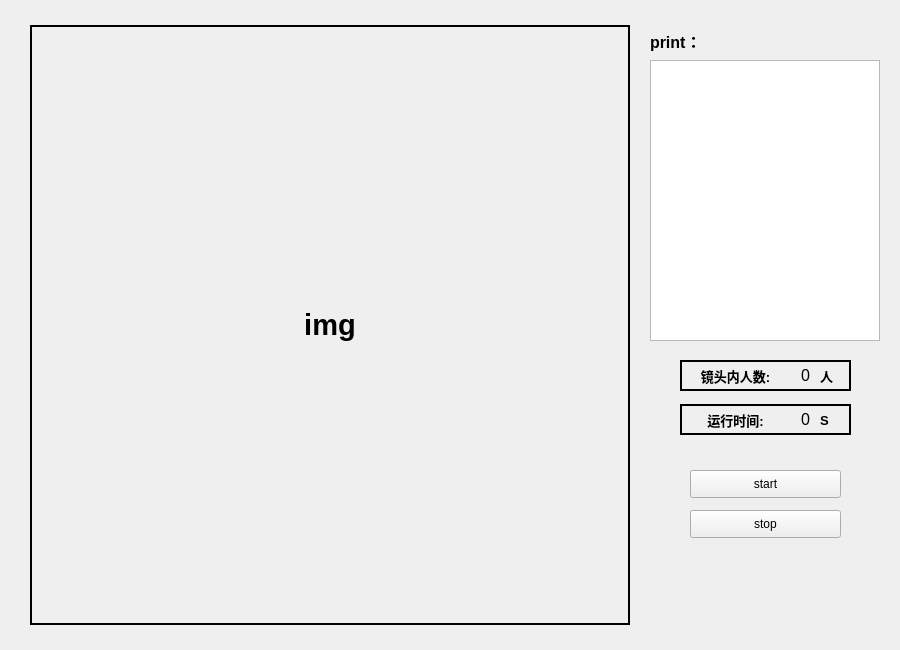
<?xml version="1.0" encoding="UTF-8"?>
<ui version="4.0">
 <class>Form</class>
 <widget class="QWidget" name="Form">
  <property name="geometry">
   <rect>
    <x>0</x>
    <y>0</y>
    <width>900</width>
    <height>650</height>
   </rect>
  </property>
  <property name="windowTitle">
   <string>Form</string>
  </property>
  <widget class="QLabel" name="img_label">
   <property name="geometry">
    <rect>
     <x>30</x>
     <y>25</y>
     <width>600</width>
     <height>600</height>
    </rect>
   </property>
   <property name="font">
    <font>
     <pointsize>22</pointsize>
     <weight>75</weight>
     <bold>true</bold>
    </font>
   </property>
   <property name="focusPolicy">
    <enum>Qt::TabFocus</enum>
   </property>
   <property name="contextMenuPolicy">
    <enum>Qt::DefaultContextMenu</enum>
   </property>
   <property name="layoutDirection">
    <enum>Qt::LeftToRight</enum>
   </property>
   <property name="frameShape">
    <enum>QFrame::WinPanel</enum>
   </property>
   <property name="text">
    <string>img</string>
   </property>
   <property name="alignment">
    <set>Qt::AlignCenter</set>
   </property>
  </widget>
  <widget class="QTextEdit" name="now_edit">
   <property name="geometry">
    <rect>
     <x>650</x>
     <y>60</y>
     <width>230</width>
     <height>281</height>
    </rect>
   </property>
  </widget>
  <widget class="QLabel" name="label_19">
   <property name="geometry">
    <rect>
     <x>650</x>
     <y>20</y>
     <width>121</width>
     <height>41</height>
    </rect>
   </property>
   <property name="font">
    <font>
     <pointsize>12</pointsize>
     <weight>75</weight>
     <bold>true</bold>
    </font>
   </property>
   <property name="text">
    <string>print：</string>
   </property>
  </widget>
  <widget class="QPushButton" name="start_Button">
   <property name="geometry">
    <rect>
     <x>690</x>
     <y>470</y>
     <width>151</width>
     <height>28</height>
    </rect>
   </property>
   <property name="font">
    <font>
     <weight>50</weight>
     <bold>false</bold>
    </font>
   </property>
   <property name="text">
    <string>start</string>
   </property>
  </widget>
  <widget class="QPushButton" name="stop_Button">
   <property name="geometry">
    <rect>
     <x>690</x>
     <y>510</y>
     <width>151</width>
     <height>28</height>
    </rect>
   </property>
   <property name="font">
    <font>
     <weight>50</weight>
     <bold>false</bold>
    </font>
   </property>
   <property name="text">
    <string>stop</string>
   </property>
  </widget>
  <widget class="QLabel" name="label_2">
   <property name="geometry">
    <rect>
     <x>680</x>
     <y>360</y>
     <width>171</width>
     <height>31</height>
    </rect>
   </property>
   <property name="frameShape">
    <enum>QFrame::WinPanel</enum>
   </property>
   <property name="text">
    <string/>
   </property>
  </widget>
  <widget class="QLabel" name="label_5">
   <property name="geometry">
    <rect>
     <x>680</x>
     <y>366</y>
     <width>111</width>
     <height>20</height>
    </rect>
   </property>
   <property name="font">
    <font>
     <pointsize>10</pointsize>
     <weight>75</weight>
     <bold>true</bold>
    </font>
   </property>
   <property name="text">
    <string>镜头内人数:</string>
   </property>
   <property name="alignment">
    <set>Qt::AlignCenter</set>
   </property>
  </widget>
  <widget class="QLabel" name="label_6">
   <property name="geometry">
    <rect>
     <x>820</x>
     <y>366</y>
     <width>21</width>
     <height>20</height>
    </rect>
   </property>
   <property name="font">
    <font>
     <pointsize>10</pointsize>
     <weight>75</weight>
     <bold>true</bold>
    </font>
   </property>
   <property name="text">
    <string>人</string>
   </property>
  </widget>
  <widget class="QLabel" name="person_num">
   <property name="geometry">
    <rect>
     <x>790</x>
     <y>365</y>
     <width>31</width>
     <height>21</height>
    </rect>
   </property>
   <property name="font">
    <font>
     <pointsize>12</pointsize>
    </font>
   </property>
   <property name="layoutDirection">
    <enum>Qt::LeftToRight</enum>
   </property>
   <property name="text">
    <string>0</string>
   </property>
   <property name="alignment">
    <set>Qt::AlignCenter</set>
   </property>
  </widget>
  <widget class="QLabel" name="label_7">
   <property name="geometry">
    <rect>
     <x>680</x>
     <y>410</y>
     <width>111</width>
     <height>20</height>
    </rect>
   </property>
   <property name="font">
    <font>
     <pointsize>10</pointsize>
     <weight>75</weight>
     <bold>true</bold>
    </font>
   </property>
   <property name="text">
    <string>运行时间:</string>
   </property>
   <property name="alignment">
    <set>Qt::AlignCenter</set>
   </property>
  </widget>
  <widget class="QLabel" name="run_time_num">
   <property name="geometry">
    <rect>
     <x>790</x>
     <y>409</y>
     <width>31</width>
     <height>21</height>
    </rect>
   </property>
   <property name="font">
    <font>
     <pointsize>12</pointsize>
    </font>
   </property>
   <property name="layoutDirection">
    <enum>Qt::LeftToRight</enum>
   </property>
   <property name="text">
    <string>0</string>
   </property>
   <property name="alignment">
    <set>Qt::AlignCenter</set>
   </property>
  </widget>
  <widget class="QLabel" name="label_3">
   <property name="geometry">
    <rect>
     <x>680</x>
     <y>404</y>
     <width>171</width>
     <height>31</height>
    </rect>
   </property>
   <property name="frameShape">
    <enum>QFrame::WinPanel</enum>
   </property>
   <property name="text">
    <string/>
   </property>
  </widget>
  <widget class="QLabel" name="label_8">
   <property name="geometry">
    <rect>
     <x>820</x>
     <y>410</y>
     <width>21</width>
     <height>20</height>
    </rect>
   </property>
   <property name="font">
    <font>
     <pointsize>10</pointsize>
     <weight>75</weight>
     <bold>true</bold>
    </font>
   </property>
   <property name="text">
    <string>S</string>
   </property>
  </widget>
  <zorder>label_3</zorder>
  <zorder>img_label</zorder>
  <zorder>now_edit</zorder>
  <zorder>label_19</zorder>
  <zorder>start_Button</zorder>
  <zorder>stop_Button</zorder>
  <zorder>label_2</zorder>
  <zorder>label_5</zorder>
  <zorder>label_6</zorder>
  <zorder>person_num</zorder>
  <zorder>label_7</zorder>
  <zorder>run_time_num</zorder>
  <zorder>label_8</zorder>
 </widget>
 <resources/>
 <connections/>
</ui>
